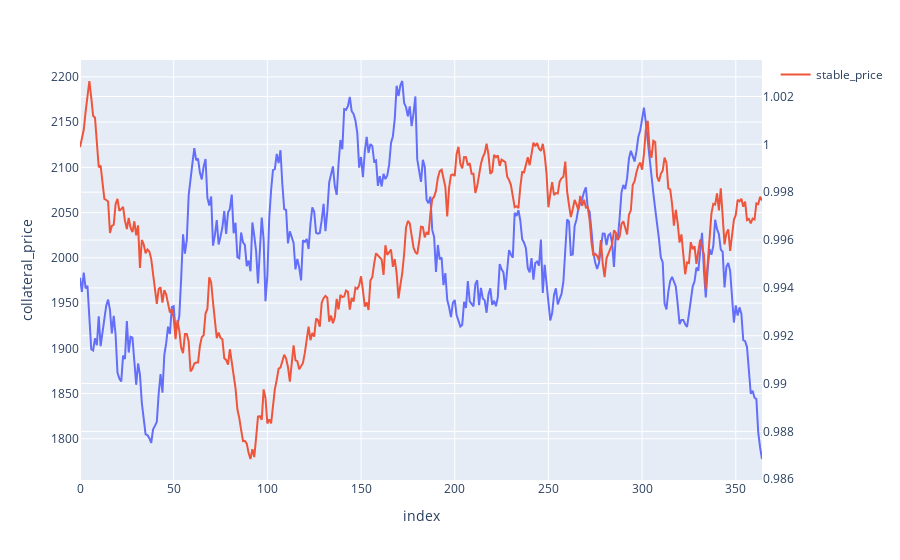
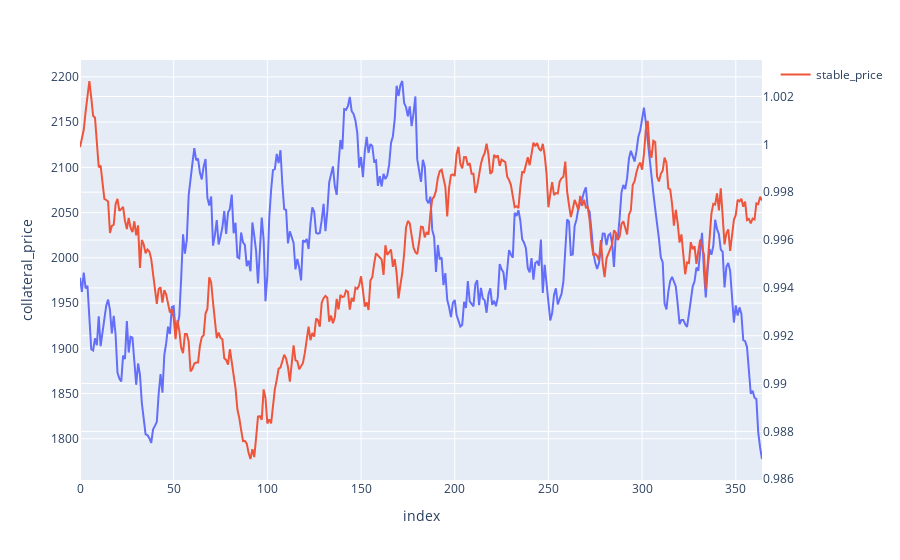
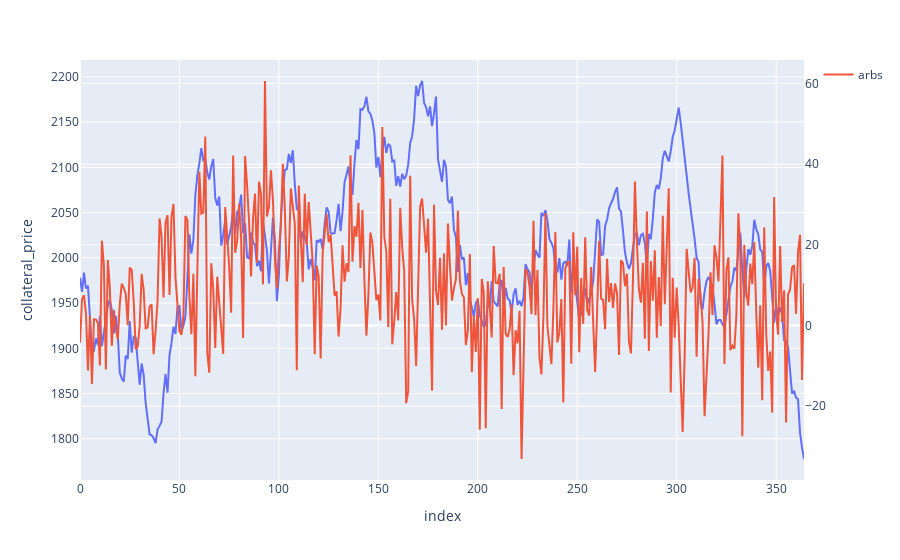

The cell these charts' notebook holds for them, in order:
### Code cell
import pandas as pd
import numpy as np
import plotly.express as px
import plotly.graph_objects as go

# generate stochastic price path
def gen_gbm(S0,mu,sigma, dt, T):
    W = np.random.normal(loc=0, scale=np.sqrt(dt), size=int(T / dt))
    S = S0 * np.exp(np.cumsum((mu - 0.5 * sigma ** 2) * dt + sigma * W))
    return(S)

# mint and burn affects interest rate and stable oracle price
def peg_keeper(stable_price, peg_strength=.2):
    # it will only allow you to mint more tokens, if the peg keeper is off int eh same direction as all other peg keeper
    # we want p_agg to exclude the current pool 
    # is this liquidity weighted, check monetary policy contract?
    return( np.vectorize(lambda x:(peg-x)*peg_strength)(stable_price) )

# oracle price = collateral / stable
def llamma(p_oracle,p_amm,arb_profitability = .95):
    arb_opp = arb_profitability*(p_oracle - p_amm)
    return(arb_opp)

# Graphing
def graph(df,y1: str,y2: int =False):
    if y2!=False:
        fig = px.line(df,x=df.index,y=y1,labels={'X':'Timestep',"Y":y1})
        fig.add_trace(go.Scatter(x=df.index, y=df[y2], mode='lines',name=y2,yaxis="y2"))
        fig.update_layout(yaxis2=dict(overlaying='y',side='right'))
        fig.show()
    else:
        fig = px.line(df,x=df.index,y=y1,labels={'X':'Timestep',"Y":y1})
        fig.show()

def sim():
    # Generate stochastic price paths
    df["collateral_price"] = gen_gbm(S0=2000,mu=0.05, sigma=0.2, dt=1/365,T=1)
    df["stable_price"] = gen_gbm(S0=1,mu=0.0, sigma=0.01, dt=1/365,T=1)
    
    # Peg Keeper
    df["mint_burn"] = peg_keeper(stable_price,peg_strength=.2)
    
    # LLAMMA
    df["p_market"] = np.vectorize(lambda x:x*np.random.normal(1,.005))(df["collateral_price"])
    df["p_oracle"] = df["p_market"]/df["stable_price"]
    df["p_amm"] = np.vectorize(lambda x:x*np.random.normal(1,.005))(df["collateral_price"])
    df["arbs"] = llamma(df["p_oracle"],df["p_amm"],arb_profitability = .95)
    
    # Dataframe
    df["losses"] = 100*np.sqrt(.05*abs(df["arbs"])/df["collateral_price"])
    return(df)

# Graphing
graph(df,y1="collateral_price",y2="stable_price")
graph(df,y1="collateral_price",y2="stable_price")
graph(df,y1="collateral_price",y2="arbs")

### Figure 1 — Plotly figure (JSON) as saved in the notebook; plotly's stock layout.template omitted (floating-point values rounded to 4 significant figures; data arrays with more than 128 entries replaced by an {"elided": "..."} marker saying what was removed)
{"data": [{"hovertemplate": "index=%{x}<br>collateral_price=%{y}<extra></extra>", "legendgroup": "", "line": {"color": "#636efa", "dash": "solid"}, "marker": {"symbol": "circle"}, "mode": "lines", "name": "", "orientation": "v", "showlegend": false, "type": "scatter", "x": {"elided": "365 int values"}, "xaxis": "x", "y": {"elided": "365 float values"}, "yaxis": "y"}, {"mode": "lines", "name": "stable_price", "type": "scatter", "x": {"elided": "365 int values"}, "y": {"elided": "365 float values"}, "yaxis": "y2"}], "layout": {"autosize": true, "legend": {"tracegroupgap": 0}, "margin": {"t": 60}, "xaxis": {"anchor": "y", "autorange": true, "domain": [0, 1], "range": [0, 364], "title": {"text": "index"}, "type": "linear"}, "yaxis": {"anchor": "x", "autorange": true, "domain": [0, 1], "range": [1754.0, 2219.0], "title": {"text": "collateral_price"}, "type": "linear"}, "yaxis2": {"autorange": true, "overlaying": "y", "range": [0.986, 1.004], "side": "right", "type": "linear"}}}

### Figure 2 — Plotly figure (JSON) as saved in the notebook; plotly's stock layout.template omitted (floating-point values rounded to 4 significant figures; data arrays with more than 128 entries replaced by an {"elided": "..."} marker saying what was removed)
{"data": [{"hovertemplate": "index=%{x}<br>collateral_price=%{y}<extra></extra>", "legendgroup": "", "line": {"color": "#636efa", "dash": "solid"}, "marker": {"symbol": "circle"}, "mode": "lines", "name": "", "orientation": "v", "showlegend": false, "type": "scatter", "x": {"elided": "365 int values"}, "xaxis": "x", "y": {"elided": "365 float values"}, "yaxis": "y"}, {"mode": "lines", "name": "stable_price", "type": "scatter", "x": {"elided": "365 int values"}, "y": {"elided": "365 float values"}, "yaxis": "y2"}], "layout": {"autosize": true, "legend": {"tracegroupgap": 0}, "margin": {"t": 60}, "xaxis": {"anchor": "y", "autorange": true, "domain": [0, 1], "range": [0, 364], "title": {"text": "index"}, "type": "linear"}, "yaxis": {"anchor": "x", "autorange": true, "domain": [0, 1], "range": [1754.0, 2219.0], "title": {"text": "collateral_price"}, "type": "linear"}, "yaxis2": {"autorange": true, "overlaying": "y", "range": [0.986, 1.004], "side": "right", "type": "linear"}}}

### Figure 3 — Plotly figure (JSON) as saved in the notebook; plotly's stock layout.template omitted (floating-point values rounded to 4 significant figures; data arrays with more than 128 entries replaced by an {"elided": "..."} marker saying what was removed)
{"data": [{"hovertemplate": "index=%{x}<br>collateral_price=%{y}<extra></extra>", "legendgroup": "", "line": {"color": "#636efa", "dash": "solid"}, "marker": {"symbol": "circle"}, "mode": "lines", "name": "", "orientation": "v", "showlegend": false, "type": "scatter", "x": {"elided": "365 int values"}, "xaxis": "x", "y": {"elided": "365 float values"}, "yaxis": "y"}, {"mode": "lines", "name": "arbs", "type": "scatter", "x": {"elided": "365 int values"}, "y": {"elided": "365 float values"}, "yaxis": "y2"}], "layout": {"autosize": true, "legend": {"tracegroupgap": 0}, "margin": {"t": 60}, "xaxis": {"anchor": "y", "autorange": true, "domain": [0, 1], "range": [0, 364], "title": {"text": "index"}, "type": "linear"}, "yaxis": {"anchor": "x", "autorange": true, "domain": [0, 1], "range": [1754.0, 2219.0], "title": {"text": "collateral_price"}, "type": "linear"}, "yaxis2": {"autorange": true, "overlaying": "y", "range": [-38.29, 65.8], "side": "right", "type": "linear"}}}
